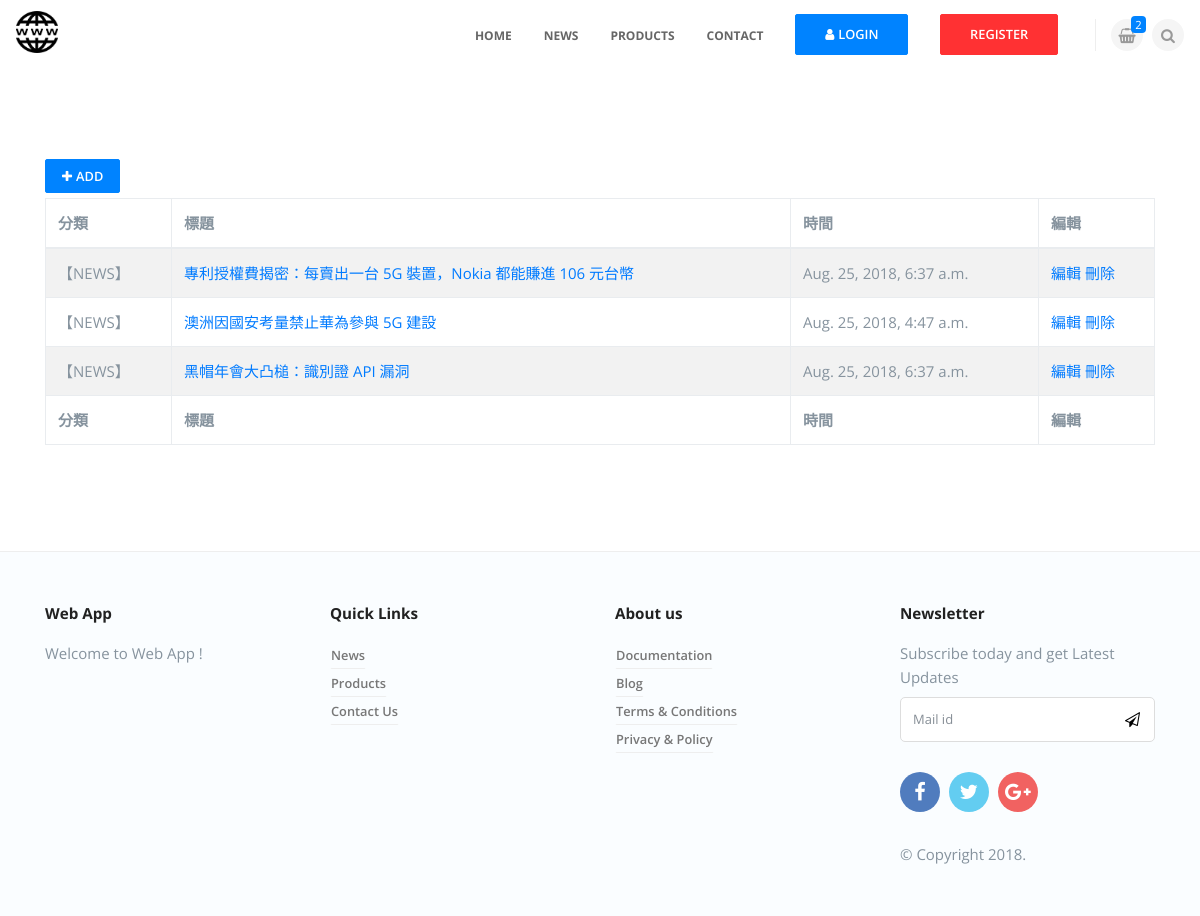
Before: /dashboard/ with the older database file.
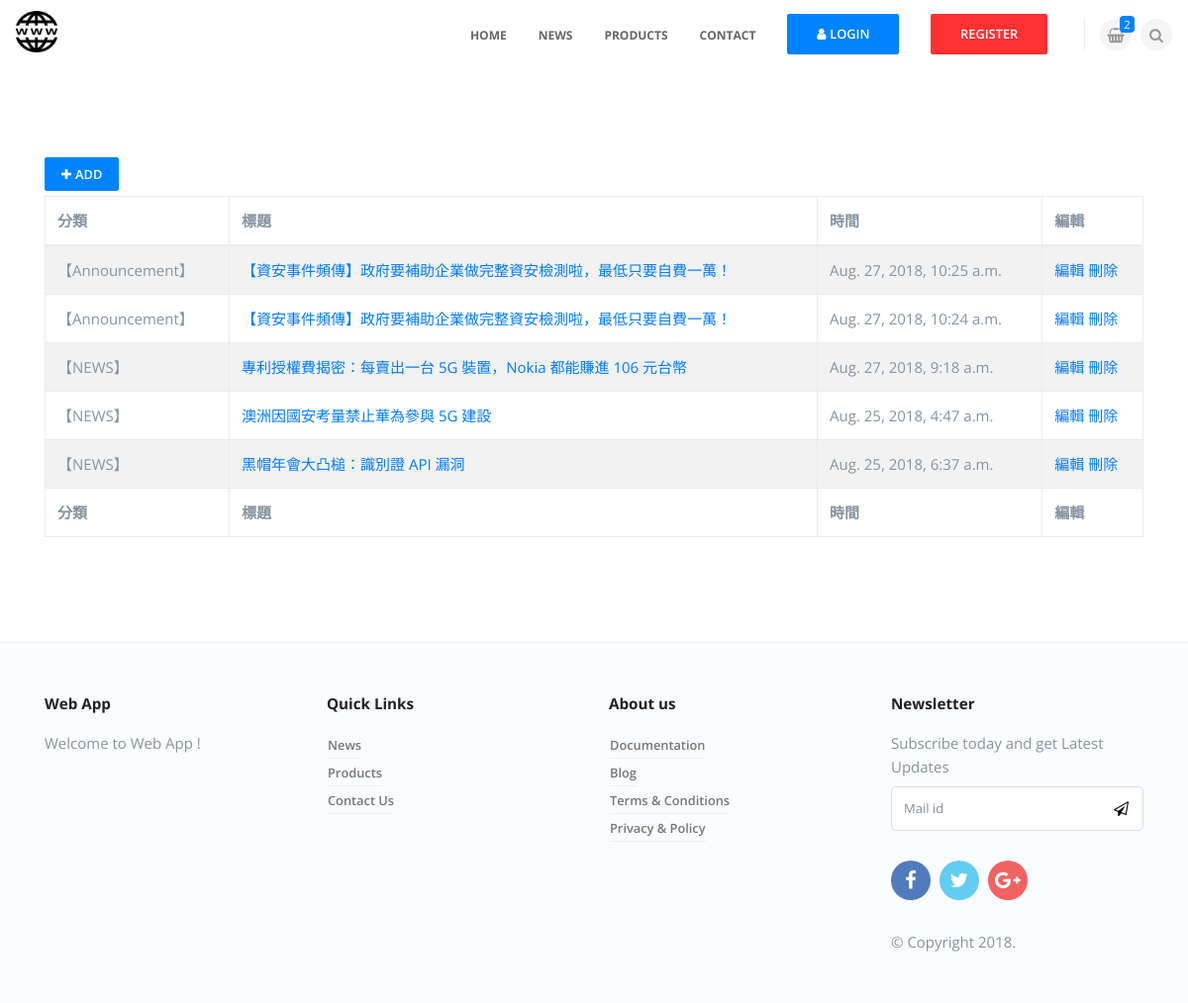
After: the same page with the newer database file.
### news/models.py (models this page shows, shortened)
class NewsUnit(models.Model):
    catego = models.CharField(max_length=10, null=False)
    nickname = models.CharField(max_length=20, null=False)
    title = models.CharField(max_length=50, null=False)
    message = models.TextField(null=False)
    pubtime = models.DateTimeField(auto_now=True)
    enabled = models.BooleanField(default=False)
    press = models.IntegerField(default=0)

### app/views.py (the view)
# urls.py: url(r'^dashboard/$', app_view.dashboard),
def dashboard(request, pageindex=None):  #管理頁面
	global page1
	pagesize = 8
	newsall = news_model.NewsUnit.objects.all().order_by('-id')
	datasize = len(newsall)
	totpage = math.ceil(datasize / pagesize)
	if pageindex==None:
		page1 = 1
		newsunits = news_model.NewsUnit.objects.order_by('-id')[:pagesize]
	elif pageindex=='1':
		start = (page1-2)*pagesize
		if start >= 0:
			newsunits = news_model.NewsUnit.objects.order_by('-id')[start:(start+pagesize)]
			page1 -= 1
	elif pageindex=='2':
		start = page1*pagesize
		if start < datasize:
			newsunits = news_model.NewsUnit.objects.order_by('-id')[start:(start+pagesize)]
			page1 += 1
	elif pageindex=='3':
		start = (page1-1)*pagesize
		newsunits = news_model.NewsUnit.objects.order_by('-id')[start:(start+pagesize)]
	currentpage = page1
	return render(request, "admin/dashboard.html", locals())

### templates/admin/dashboard.html (shortened to what this page needs)
{% extends 'app.html' %}
{% block content %}
    <div class="container pt90 pb90">
            <a href="/newsadd/" class="btn btn-primary mb5"><i class="fa fa-plus mr-1"></i>ADD</a>
        <table id="data-table" class="table table-striped table-bordered" cellspacing="0" width="100%">
            <thead>
                <tr>
                        <th align="left">分類</th>
                        <th align="left">標題</th>
                        <th align="left">時間</th>
                        <th align="left">編輯</th>
                </tr>
            </thead>
            <tfoot>
                <tr>
                        <th align="left">分類</th>
                        <th align="left">標題</th>
                        <th align="left">時間</th>
                        <th align="left">編輯</th>
                </tr>
            </tfoot>
            <tbody>
                {% for unit in newsunits %}
                    <tr>
                    <td><div>【{{ unit.catego }}】</div></td>
                    <td><a href="/newsedit/{{unit.id}}/">{{ unit.title }}</a></td>
                    <td>{{ unit.pubtime }}</td>
                    <td>
                        <a href="/newsedit/{{unit.id}}/" title="新聞編輯">編輯</a>
                        <a href="/newsdelete/{{unit.id}}/" title="新聞刪除">刪除</a>
                    </td>
                    </tr>
                {% empty %}
                    <div>
                        <p><span>注意</span> 目前新聞資料庫中沒有任何資料！</p>
                    </div>
                {% endfor %}
            </tbody>
        </table>
    </div>
{% endblock %}

Changed rows visible on the page:
added NewsUnit: catego "Announcement", title "【資安事件頻傳】政府要補助企業做完整資安檢測啦，最低只要自費一萬！", pubtime "Aug. 27, 2018, 10:25 a.m."
added NewsUnit: catego "Announcement", title "【資安事件頻傳】政府要補助企業做完整資安檢測啦，最低只要自費一萬！", pubtime "Aug. 27, 2018, 10:24 a.m."
changed NewsUnit "專利授權費揭密：每賣出一台 5G 裝置，Nokia 都能賺進 106 元台幣": pubtime "Aug. 25, 2018, 6:37 a.m." → "Aug. 27, 2018, 9:18 a.m."
